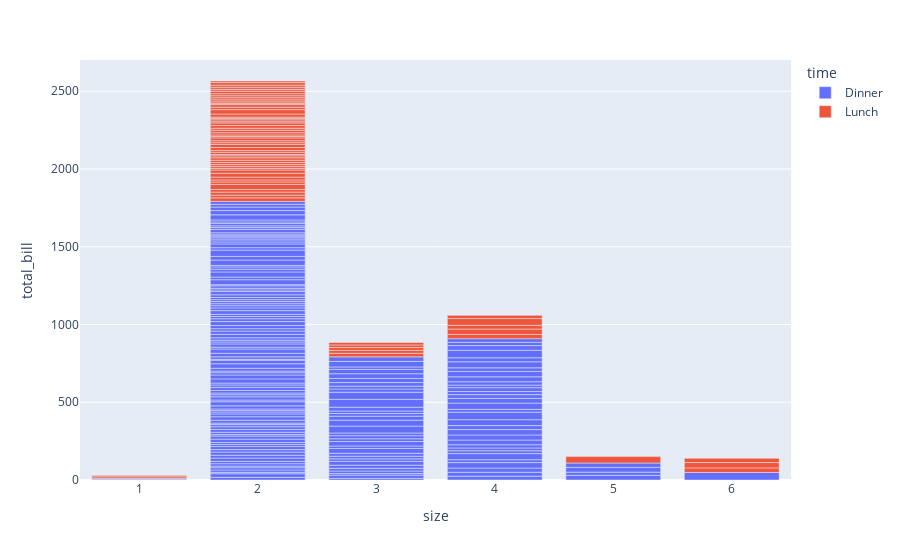

Notebook cell for this chart:
### Code cell
px.bar(data_frame=tip_df,
       x='size',
       y='total_bill',
       color='time'
)

### Figure 1 — Plotly figure (JSON) as saved in the notebook; plotly's stock layout.template omitted (floating-point values rounded to 4 significant figures; data arrays with more than 128 entries replaced by an {"elided": "..."} marker saying what was removed)
{"data": [{"hovertemplate": "time=Dinner<br>size=%{x}<br>total_bill=%{y}<extra></extra>", "legendgroup": "Dinner", "marker": {"color": "#636efa", "pattern": {"shape": ""}}, "name": "Dinner", "orientation": "v", "showlegend": true, "textposition": "auto", "type": "bar", "x": {"elided": "176 int values"}, "xaxis": "x", "y": {"elided": "176 float values"}, "yaxis": "y"}, {"hovertemplate": "time=Lunch<br>size=%{x}<br>total_bill=%{y}<extra></extra>", "legendgroup": "Lunch", "marker": {"color": "#EF553B", "pattern": {"shape": ""}}, "name": "Lunch", "orientation": "v", "showlegend": true, "textposition": "auto", "type": "bar", "x": [4, 2, 2, 2, 2, 1, 2, 2, 4, 2, 2, 2, 2, 2, 2, 4, 2, 2, 2, 2, 2, 6, 2, 2, 2, 3, 2, 2, 2, 2, 2, 2, 2, 2, 2, 2, 2, 6, 5, 6, 2, 2, 3, 2, 2, 2, 2, 2, 2, 2, 2, 2, 4, 2, 2, 3, 2, 2, 2, 4, 3, 2, 2, 1, 3, 2, 2, 2], "xaxis": "x", "y": [27.2, 22.76, 17.29, 19.44, 16.66, 10.07, 32.68, 15.98, 34.83, 13.03, 18.28, 24.71, 21.16, 10.65, 12.43, 24.08, 11.69, 13.42, 14.26, 15.95, 12.48, 29.8, 8.52, 14.52, 11.38, 22.82, 19.08, 20.27, 11.17, 12.26, 18.26, 8.51, 10.33, 14.15, 16.0, 13.16, 17.47, 34.3, 41.19, 27.05, 16.43, 8.35, 18.64, 11.87, 9.78, 7.51, 19.81, 28.44, 15.48, 16.58, 7.56, 10.34, 43.11, 13.0, 13.51, 18.71, 12.74, 13.0, 16.4, 20.53, 16.47, 12.16, 13.42, 8.58, 15.98, 13.42, 16.27, 10.09], "yaxis": "y"}], "layout": {"barmode": "relative", "legend": {"title": {"text": "time"}, "tracegroupgap": 0}, "margin": {"t": 60}, "xaxis": {"anchor": "y", "domain": [0, 1], "title": {"text": "size"}}, "yaxis": {"anchor": "x", "domain": [0, 1], "title": {"text": "total_bill"}}}}
